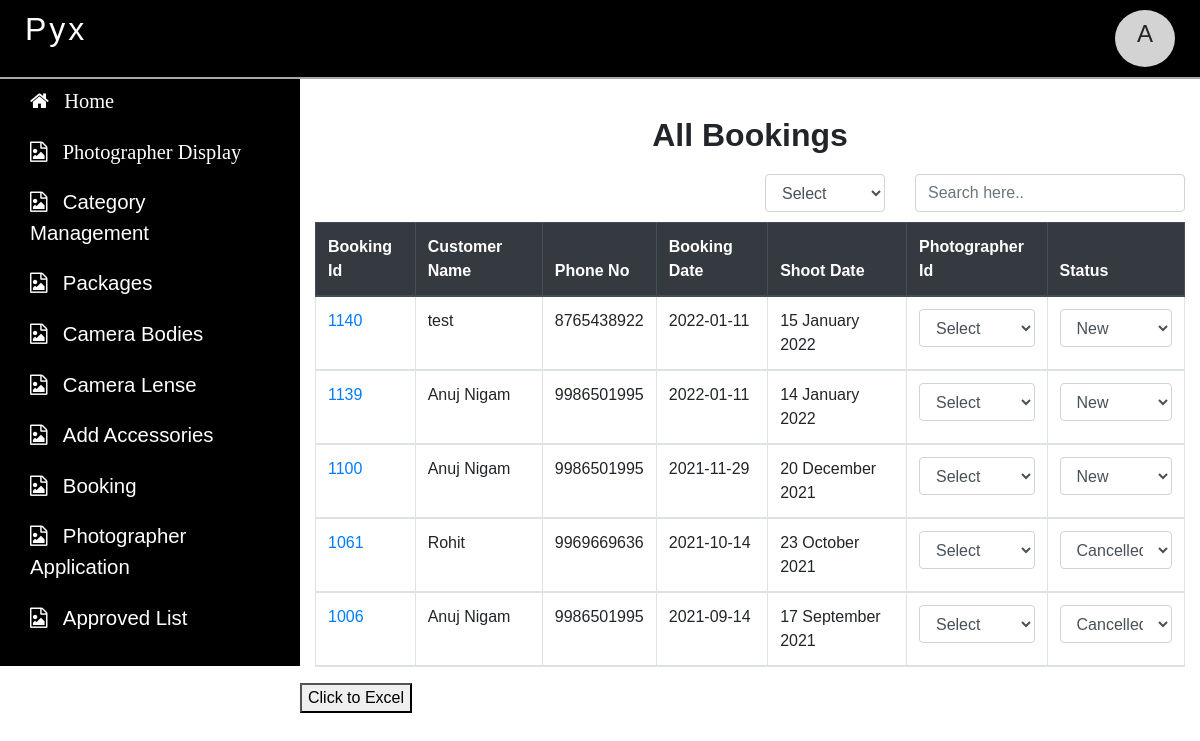
Page /dashboard/wireframe.php (signed in) on the committed database.
### tables this page shows
CREATE TABLE `booking` (
  `shoot_id` int(255) NOT NULL,
  `shoot_type` varchar(255) DEFAULT NULL,
  `shoot_need` varchar(255) DEFAULT NULL,
  `shoot_address` varchar(255) DEFAULT NULL,
  `shoot_City` varchar(255) NOT NULL,
  `shoot_Pincode` varchar(255) NOT NULL,
  `shootat_studio` varchar(255) NOT NULL,
  `shoot_package` varchar(255) DEFAULT NULL,
  `shoot_date` varchar(255) DEFAULT NULL,
  `shoot_time` varchar(255) DEFAULT NULL,
  `name` varchar(255) DEFAULT NULL,
  `email` varchar(255) DEFAULT NULL,
  `phone` varchar(255) DEFAULT NULL,
  `address` varchar(255) DEFAULT NULL,
  `assigned_photographer` bigint(20) NOT NULL,
  `booking_status` varchar(20) NOT NULL,
  `partner_name` varchar(255) NOT NULL,
  `shoot_note` longtext NOT NULL,
  `no_ofphotos` varchar(255) NOT NULL,
  `booking_date` date NOT NULL,
  `tracking_id` varchar(255) NOT NULL,
  `bank_ref_no` varchar(255) NOT NULL,
  `order_status` varchar(255) NOT NULL,
  `failure_message` longtext NOT NULL,
  `payment_mode` varchar(255) NOT NULL,
  `card_name` varchar(255) NOT NULL,
  `status_code` varchar(255) NOT NULL,
  `status_message` longtext NOT NULL,
  `currency` varchar(255) NOT NULL,
  `amount` varchar(255) NOT NULL
);

### dashboard/wireframe.php (the view, shortened to what this page needs)
<?php include('connection.php');
  if(isset($_SESSION['email']))
  {
?>
<!DOCTYPE html>
<html>
<head>
	<?php include('link.php');?>
</head>
<body>
<div class="container-fluid fixed-top">
	<div class="row" style="padding:0px">
		 	<?php include('topbar.php');?>
    </div>
</div>
<div class="container-fluid">
		<div class="row">
		     <?php include('sidebar.php'); ?>
		<div class="col-sm-12 col-md-9 col-lg-9" id="maincontent">
			<div class="row" style="margin-top:30px">
				<div class="col-sm-12">
					<h2 style="text-align:center;font-weight: bold;margin-bottom:20px">All Bookings</h2>
				</div>
				<div class="col-sm-12">
					<div class="row">
						<div class="col-sm-6">
						</div>
						<div class="col-sm-2">
							<select class="form-control" onchange="statusfilter(this.value);">
								<option selected disabled>Select</option>
							</select>
						</div>
						<div class="col-sm-4">
							<input type="text" id="search" class="form-control" autocomplete="off" placeholder="Search here..">
						</div>
					</div>
				</div>
				<div class="col-sm-12" id="bookingdata">
					<table  class="table table-hover table-bordered" style="margin-top:10px">
            		<thead class="thead-dark">
 	                  <tr>
                        <th scope="col">Booking Id</th>
                        <th scope="col">Customer Name</th>
                        <th scope="col">Phone No</th>
                        <th scope="col">Booking Date</th>
                        <th scope="col">Shoot Date</th>
                        <th scope="col">Photographer Id</th>
                        <th scope="col">Status</th>
  	                 </tr>
  	                <tboady>
  	                	<?php
  	                	$sql="select * from booking order by shoot_id desc";
  	                	$re=mysqli_query($conn,$sql);
  	                	while($row=mysqli_fetch_assoc($re))
  	                	{
  	                	    if($row['phone']=='')
  	                	    {}
  	                	    else
  	                	    {
  	                	?>
                        <tr>
                             <td>
                            <a href="customerdetail.php?id=<?php echo $row['shoot_id']; ?>"><?php echo $row['shoot_id']; ?></a>
                          </td>
                          <td>
                            <?php echo $row['name']; ?>
                          </td>
                          <td>
                            <?php echo $row['phone']; ?>
                          </td>
                          <td>
                            <?php echo $row['booking_date']; ?>
                          </td>
                          <td>
                            <?php echo $row['shoot_date']; ?>
                          </td>
                          <td>
                          	<select class="form-control" id="photographerlist" onchange="savephotographer(<?php echo $row['shoot_id'];?>,this.value)">
                          		<option selected disabled>Select</option>
                            </select>
                          </td>
                          <td>
                             <select class="form-control" onchange="savestatus(this.value,<?php echo $row['shoot_id'];?>)">
                              <option value="New" <?php if($row['booking_status']=='New'){echo "selected";}?>>New</option>
                              <option value="Cancelled" <?php if($row['booking_status']=='Cancelled'){echo "selected";}?>>Cancelled</option>
                            </select>
                          </td>
                        </tr>
  	                <?php	}}
  	                	?>
  	                </tboady>
                    </thead>
            	</table>
				</div>
			<button onclick="bookingdata();">Click to Excel</button>
			</div>
		</div>
	    </div>
</div>
</body>
</html>
<?php }
else {
	echo "<script>alert('Please login First');
                  window.location='index.php';</script>";
}?>

### dashboard/style.css (style rules this page uses)
body { font-family: proxima-nova, sans-serif; }
#maincontent { margin-top:76px;padding-top:10px; }

### rows in the picture
booking: shoot_id "1140", name "test", phone "8765438922", booking_date "2022-01-11", shoot_date "15 January 2022", booking_status+shoot_id "New"
booking: shoot_id "1139", name "Anuj Nigam", phone "9986501995", booking_date "2022-01-11", shoot_date "14 January 2022", booking_status+shoot_id "New"
booking: shoot_id "1100", name "Anuj Nigam", phone "9986501995", booking_date "2021-11-29", shoot_date "20 December 2021", booking_status+shoot_id "New"
booking: shoot_id "1061", name "Rohit", phone "9969669636", booking_date "2021-10-14", shoot_date "23 October 2021", booking_status+shoot_id "Cancelled"
booking: shoot_id "1006", name "Anuj Nigam", phone "9986501995", booking_date "2021-09-14", shoot_date "17 September 2021", booking_status+shoot_id "Cancelled"

### other values in the picture
$_SESSION['email'][0] "A"
